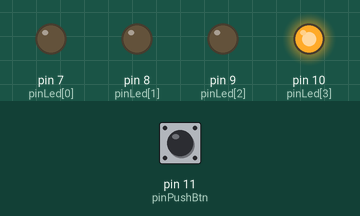
A sketch run on a simulated Arduino Uno, built with avr-gcc and run on an emulated ATmega328P. On the bench: output pins drawn as LEDs (lit = HIGH). The test bench sets the inputs (shaded band); at power-on: pin 11 (pinPushBtn) LOW.

Above: at 0.5 s.
At 1.5 s:
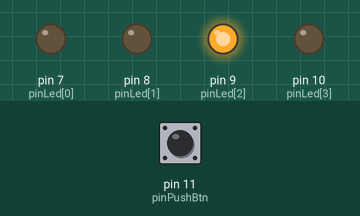
At 2.5 s:
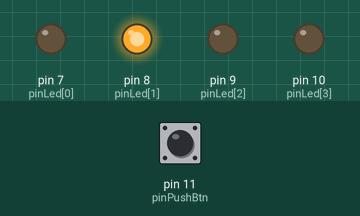
At 3.5 s:
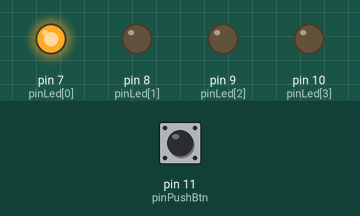
Timing chart, 0 to 5.2 s (numbered marks = the images above):
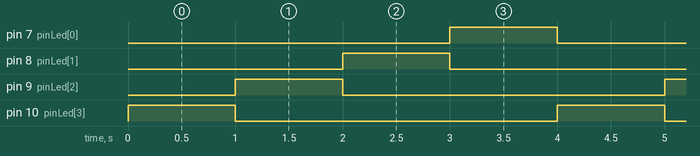

The sketch:

clase3_button_checked.ino
```cpp
int pinLed[] = {7,8,9,10};
const int nPines = 4;
int pushBtnVal = 0;
const int pinPushBtn = 11;
const int timeOn = 1000;

void setup() {
  for (int i = 0; i < nPines; i++) {
    pinMode(pinLed[i], OUTPUT);
    digitalWrite(pinLed[i], LOW);
  }
  pinMode(pinPushBtn, INPUT);
}

void loop() {
  readBtn();
  writeLed();
}

void readBtn() {
  pushBtnVal = digitalRead(pinPushBtn);
}

void writeLed() {
  if (pushBtnVal == HIGH) {
    rightLeft();
  } else {
    leftRight();
  }
}

void rightLeft() {
  for (int i = 0; i < nPines; i++) {
    blinkLed(pinLed[i]);
  }
}

void leftRight() {
  for (int i = nPines - 1; i >= 0; i--) {
    blinkLed(pinLed[i]);
  }
}

void blinkLed(int pinLed) {
  digitalWrite(pinLed, HIGH);
  delay(timeOn);
  digitalWrite(pinLed, LOW);
}
```

Measured:
- by itself, pin 7 (pinLed[0]), pin 8 (pinLed[1]), pin 9 (pinLed[2]), pin 10 (pinLed[3]): alternates HIGH for 1.0 s and LOW for 3.0 s
- by itself, everything shown: repeats every 4.0 s, in 5 steps
